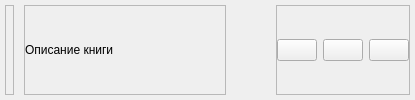
       <widget class="QWidget" name="title_bar" native="true">
        <layout class="QHBoxLayout" name="horizontalLayout_6">
         <property name="spacing">
          <number>10</number>
         </property>
         <property name="leftMargin">
          <number>5</number>
         </property>
         <property name="topMargin">
          <number>5</number>
         </property>
         <property name="rightMargin">
          <number>5</number>
         </property>
         <property name="bottomMargin">
          <number>5</number>
         </property>
         <item alignment="Qt::AlignLeft">
          <widget class="QFrame" name="frame_5">
           <property name="frameShape">
            <enum>QFrame::StyledPanel</enum>
           </property>
           <property name="frameShadow">
            <enum>QFrame::Raised</enum>
           </property>
           <layout class="QVBoxLayout" name="verticalLayout_13">
            <property name="spacing">
             <number>0</number>
            </property>
            <property name="leftMargin">
             <number>0</number>
            </property>
            <property name="topMargin">
             <number>0</number>
            </property>
            <property name="rightMargin">
             <number>0</number>
            </property>
            <property name="bottomMargin">
             <number>0</number>
            </property>
            <item>
             <widget class="QLabel" name="icon">
              <property name="text">
               <string/>
              </property>
              <property name="pixmap">
               <pixmap resource="../resources.qrc">:/Icons/For_QT/book.svg</pixmap>
              </property>
              <property name="scaledContents">
               <bool>false</bool>
              </property>
              <property name="alignment">
               <set>Qt::AlignCenter</set>
              </property>
             </widget>
            </item>
           </layout>
          </widget>
         </item>
         <item alignment="Qt::AlignLeft">
          <widget class="QFrame" name="frame_6">
           <property name="frameShape">
            <enum>QFrame::StyledPanel</enum>
           </property>
           <property name="frameShadow">
            <enum>QFrame::Raised</enum>
           </property>
           <layout class="QVBoxLayout" name="verticalLayout_14">
            <property name="spacing">
             <number>0</number>
            </property>
            <property name="leftMargin">
             <number>0</number>
            </property>
            <property name="topMargin">
             <number>0</number>
            </property>
            <property name="rightMargin">
             <number>0</number>
            </property>
            <property name="bottomMargin">
             <number>0</number>
            </property>
            <item alignment="Qt::AlignLeft">
             <widget class="QLabel" name="window_title">
              <property name="minimumSize">
               <size>
                <width>200</width>
                <height>0</height>
               </size>
              </property>
              <property name="text">
               <string>Описание книги</string>
              </property>
             </widget>
            </item>
           </layout>
          </widget>
         </item>
         <item>
          <spacer name="horizontalSpacer">
           <property name="orientation">
            <enum>Qt::Horizontal</enum>
           </property>
           <property name="sizeHint" stdset="0">
            <size>
             <width>40</width>
             <height>20</height>
            </size>
           </property>
          </spacer>
         </item>
         <item alignment="Qt::AlignRight">
          <widget class="QFrame" name="frame_7">
           <property name="frameShape">
            <enum>QFrame::StyledPanel</enum>
           </property>
           <property name="frameShadow">
            <enum>QFrame::Raised</enum>
           </property>
           <layout class="QHBoxLayout" name="horizontalLayout_7">
            <property name="leftMargin">
             <number>0</number>
            </property>
            <property name="topMargin">
             <number>0</number>
            </property>
            <property name="rightMargin">
             <number>0</number>
            </property>
            <property name="bottomMargin">
             <number>0</number>
            </property>
            <item>
             <widget class="QPushButton" name="min_btn">
              <property name="cursor">
               <cursorShape>PointingHandCursor</cursorShape>
              </property>
              <property name="text">
               <string/>
              </property>
              <property name="icon">
               <iconset resource="../resources.qrc">
                <normaloff>:/Icons/For_QT/minus.svg</normaloff>:/Icons/For_QT/minus.svg</iconset>
              </property>
              <property name="iconSize">
               <size>
                <width>20</width>
                <height>20</height>
               </size>
              </property>
             </widget>
            </item>
            <item>
             <widget class="QPushButton" name="max_btn">
              <property name="cursor">
               <cursorShape>PointingHandCursor</cursorShape>
              </property>
              <property name="text">
               <string/>
              </property>
              <property name="icon">
               <iconset resource="../resources.qrc">
                <normaloff>:/Icons/For_QT/maximize-2.svg</normaloff>:/Icons/For_QT/maximize-2.svg</iconset>
              </property>
              <property name="iconSize">
               <size>
                <width>20</width>
                <height>20</height>
               </size>
              </property>
             </widget>
            </item>
            <item>
             <widget class="QPushButton" name="close_btn">
              <property name="cursor">
               <cursorShape>PointingHandCursor</cursorShape>
              </property>
              <property name="text">
               <string/>
              </property>
              <property name="icon">
               <iconset resource="../resources.qrc">
                <normaloff>:/Icons/For_QT/x.svg</normaloff>:/Icons/For_QT/x.svg</iconset>
              </property>
              <property name="iconSize">
               <size>
                <width>20</width>
                <height>20</height>
               </size>
              </property>
             </widget>
            </item>
           </layout>
          </widget>
         </item>
        </layout>
       </widget>
